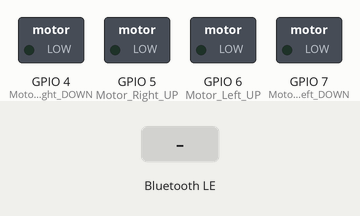
Simulated run of this sketch. Board: ESP32-S3. Parts: switched loads named in the sketch (green lamp = pin HIGH). Inputs (shaded band) come from the test bench. Nothing arrives over Bluetooth unless stated; a phone connects over Bluetooth LE 3 s after start; what the sketch prints to the serial monitor is not drawn.

Above: at 1.2 s.
1.3 s: Bluetooth LE write "F" received
At 2.2 s:
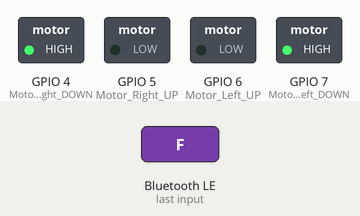
2.8 s: Bluetooth LE write "B" received
At 3.4 s:
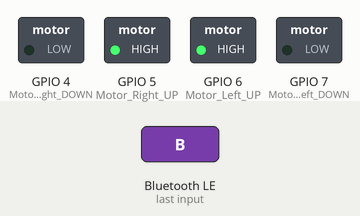
4.3 s: Bluetooth LE write "L" received
At 5.5 s:
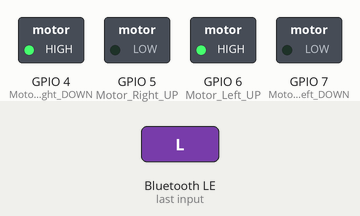
5.8 s: Bluetooth LE write "R" received
At 6.9 s:
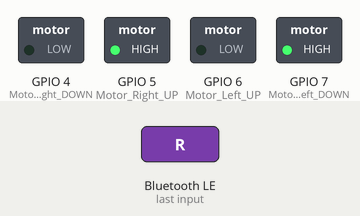
Timing chart, 0 to 8.3 s (numbered marks = the images above; inputs shaded):
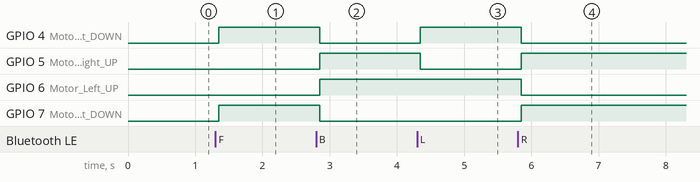

The sketch:

mini_voiture.ino
```cpp
#include <Arduino.h>
#include <BLEDevice.h>
#include <BLEUtils.h>
#include <BLEServer.h>

int Motor_Left_UP = 6;    // D4
int Motor_Left_DOWN = 7;  // D5
int Motor_Right_UP = 5;   // D3
int Motor_Right_DOWN = 4; // D2

BLECharacteristic *pCharacteristic;
bool deviceConnected = false;

String command = ""; // Arduino String

#define SERVICE_UUID        "6E400001-B5A3-F393-E0A9-E50E24DCCA9E"
#define CHARACTERISTIC_UUID "6E400002-B5A3-F393-E0A9-E50E24DCCA9E"

void handleCommand(char cmd);

class MyServerCallbacks : public BLEServerCallbacks {
  void onConnect(BLEServer* pServer) {
    deviceConnected = true;
    Serial.println("✅ Appareil connecté");
  }
  void onDisconnect(BLEServer* pServer) {
    deviceConnected = false;
    Serial.println("❌ Appareil déconnecté");
  }
};

class MyCallbacks : public BLECharacteristicCallbacks {
  void onWrite(BLECharacteristic *pCharacteristic) {
    command = pCharacteristic->getValue();
    if (command.length() > 0) {
      Serial.print("Commande reçue: ");
      Serial.println(command);
      handleCommand(command[0]); // on ne prend que le 1er caractère
    }
  }
};

void setup() {
  Serial.begin(115200);

  pinMode(Motor_Left_UP, OUTPUT);
  pinMode(Motor_Left_DOWN, OUTPUT);
  pinMode(Motor_Right_UP, OUTPUT);
  pinMode(Motor_Right_DOWN, OUTPUT);

  BLEDevice::init("MiniRobot");  // Nom visible sur ton téléphone
  BLEServer *pServer = BLEDevice::createServer();
  pServer->setCallbacks(new MyServerCallbacks());

  BLEService *pService = pServer->createService(SERVICE_UUID);

  pCharacteristic = pService->createCharacteristic(
                      CHARACTERISTIC_UUID,
                      BLECharacteristic::PROPERTY_WRITE
                    );

  pCharacteristic->setCallbacks(new MyCallbacks());
  pService->start();

  BLEAdvertising *pAdvertising = BLEDevice::getAdvertising();
  pAdvertising->addServiceUUID(SERVICE_UUID);
  pAdvertising->start();

  Serial.println("🤖 MiniRobot prêt, connecte-toi en BLE !");
}

void handleCommand(char cmd) {
  Serial.print("Action: ");
  Serial.println(cmd);

  if (cmd == 'F') { // Forward
    digitalWrite(Motor_Left_UP, LOW);
    digitalWrite(Motor_Left_DOWN, HIGH);
    digitalWrite(Motor_Right_UP, LOW);
    digitalWrite(Motor_Right_DOWN, HIGH);
  }
  else if (cmd == 'B') { // Backward
    digitalWrite(Motor_Left_UP, HIGH);
    digitalWrite(Motor_Left_DOWN, LOW);
    digitalWrite(Motor_Right_UP, HIGH);
    digitalWrite(Motor_Right_DOWN, LOW);
  }
  else if (cmd == 'L') { // Left
    digitalWrite(Motor_Left_UP, HIGH);
    digitalWrite(Motor_Left_DOWN, LOW);
    digitalWrite(Motor_Right_UP, LOW);
    digitalWrite(Motor_Right_DOWN, HIGH);
  }
  else if (cmd == 'R') { // Right
    digitalWrite(Motor_Left_UP, LOW);
    digitalWrite(Motor_Left_DOWN, HIGH);
    digitalWrite(Motor_Right_UP, HIGH);
    digitalWrite(Motor_Right_DOWN, LOW);
  }
  else if (cmd == 'S') { // Stop
    digitalWrite(Motor_Left_UP, LOW);
    digitalWrite(Motor_Left_DOWN, LOW);
    digitalWrite(Motor_Right_UP, LOW);
    digitalWrite(Motor_Right_DOWN, LOW);
  }
}

void loop() {
  delay(100);
}
```

Measured:
- after the input at 1.3 s, GPIO 4 (Motor_Right_DOWN), GPIO 7 (Motor_Left_DOWN): LOW → HIGH after 0.05 s
- after the input at 2.8 s, GPIO 4 (Motor_Right_DOWN), GPIO 7 (Motor_Left_DOWN): HIGH → LOW after 0.05 s; GPIO 5 (Motor_Right_UP), GPIO 6 (Motor_Left_UP): LOW → HIGH after 0.05 s
- after the input at 4.3 s, GPIO 4 (Motor_Right_DOWN): LOW → HIGH after 0.05 s; GPIO 5 (Motor_Right_UP): HIGH → LOW after 0.05 s
- after the input at 5.8 s, GPIO 4 (Motor_Right_DOWN), GPIO 6 (Motor_Left_UP): HIGH → LOW after 0.05 s; GPIO 5 (Motor_Right_UP), GPIO 7 (Motor_Left_DOWN): LOW → HIGH after 0.05 s
